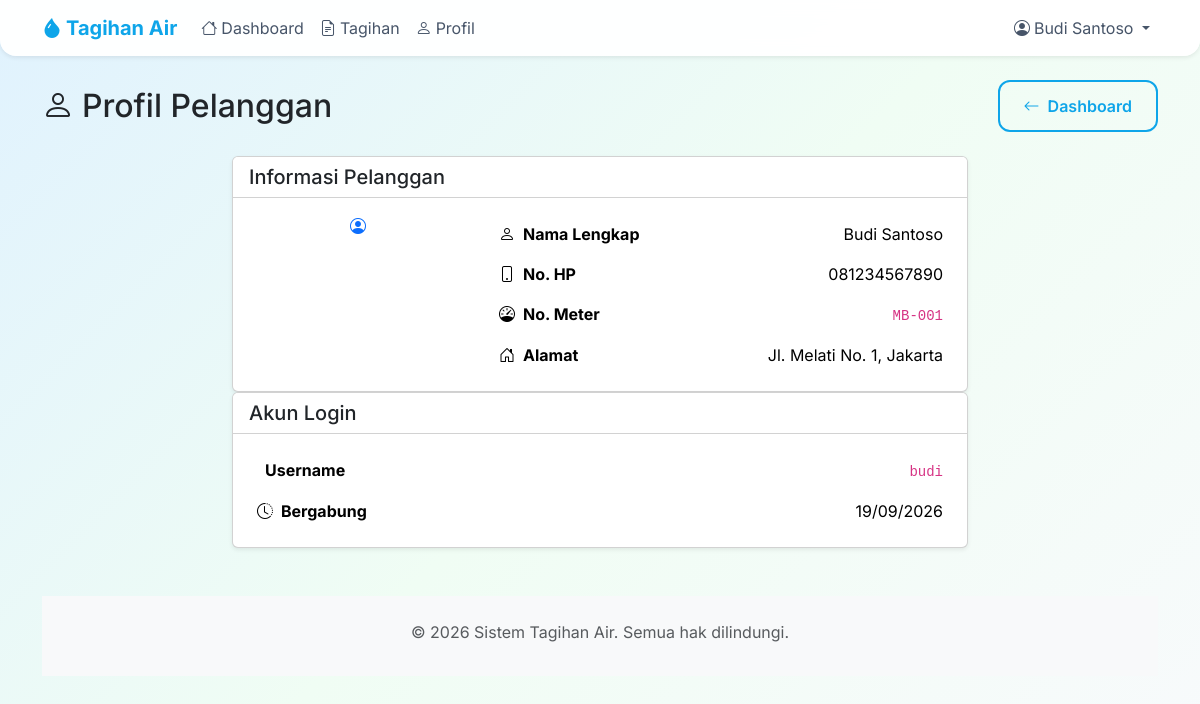
The app's page /customer/profile.php (signed in) with its own data.
### tables this page shows
CREATE TABLE customers (
  id INT AUTO_INCREMENT PRIMARY KEY,
  user_id INT DEFAULT NULL,
  name VARCHAR(100) NOT NULL,
  address TEXT NOT NULL,
  meter_number VARCHAR(50) NOT NULL UNIQUE,
  phone VARCHAR(20) DEFAULT NULL,
  created_at TIMESTAMP DEFAULT CURRENT_TIMESTAMP,
  FOREIGN KEY (user_id) REFERENCES users(id) ON DELETE SET NULL
);

### includes/functions.php (called while the page is built, shortened)
<?php
function esc($s) {
    return htmlspecialchars((string)$s, ENT_QUOTES, 'UTF-8');
}

### includes/auth.php (called while the page is built, shortened)
<?php
function current_user() {
    return $_SESSION['user'] ?? null;
}

### customer/profile.php (the view, shortened to what this page needs)
<?php
require_once __DIR__ . '/../includes/auth.php';
include __DIR__ . '/../includes/header.php';
$user = current_user();
$customerId = $user['customer_id'] ?? null;
$stmt = $pdo->prepare("SELECT * FROM customers WHERE id = ?");
$stmt->execute([$customerId]);
$customer = $stmt->fetch();
?>
<div class="fade-in">
    <div class="d-flex justify-content-between align-items-center mb-4">
        <h2 class="mb-0"><i class="bi bi-person me-2"></i>Profil Pelanggan</h2>
        <a href="<?= BASE_URL ?>/customer/index.php" class="btn btn-outline-primary btn-ripple">
            <i class="bi bi-arrow-left me-1"></i> Dashboard
        </a>
    </div>
    <div class="row justify-content-center">
        <div class="col-lg-8">
            <div class="card shadow-sm">
                <div class="card-header bg-white">
                    <h5 class="mb-0">Informasi Pelanggan</h5>
                </div>
                <div class="card-body">
                    <div class="row">
                        <div class="col-md-4 text-center mb-3 mb-md-0">
                            <i class="bi bi-person-circle bi-3x text-primary"></i>
                        </div>
                        <div class="col-md-8">
                            <table class="table table-borderless mb-0">
                                <tr>
                                    <td class="fw-bold"><i class="bi bi-person me-2"></i>Nama Lengkap</td>
                                    <td class="text-end"><?= esc($customer['name'] ?? '-') ?></td>
                                </tr>
                                <tr>
                                    <td class="fw-bold"><i class="bi bi-phone me-2"></i>No. HP</td>
                                    <td class="text-end"><?= esc($customer['phone'] ?? '-') ?></td>
                                </tr>
                                <tr>
                                    <td class="fw-bold"><i class="bi bi-speedometer me-2"></i>No. Meter</td>
                                    <td class="text-end"><code><?= esc($customer['meter_number'] ?? '-') ?></code></td>
                                </tr>
                                <tr>
                                    <td class="fw-bold"><i class="bi bi-house-door me-2"></i>Alamat</td>
                                    <td class="text-end"><?= nl2br(esc($customer['address'] ?? '-')) ?></td>
                                </tr>
                            </table>
                        </div>
                    </div>
                </div>
            </div>
            <div class="card shadow-sm">
                <div class="card-header bg-white">
                    <h5 class="mb-0">Akun Login</h5>
                </div>
                <div class="card-body">
                    <table class="table table-borderless mb-0">
                        <tr>
                            <td class="fw-bold"><i class="bi bi-identity me-2"></i>Username</td>
                            <td class="text-end"><code><?= esc($user['username']) ?></code></td>
                        </tr>
                        <tr>
                            <td class="fw-bold"><i class="bi bi-clock-history me-2"></i>Bergabung</td>
                            <td class="text-end"><?= date('d/m/Y', strtotime($user['created_at'])) ?></td>
                        </tr>
                    </table>
                </div>
            </div>
        </div>
    </div>
</div>
<?php include __DIR__ . '/../includes/footer.php'; ?>

### includes/design.css (style rules this page uses)
:root { --primary: #0EA5E9; --primary-dark: #0284C7; --secondary: #14B8A6; --success: #10B981; --warning: #F59E0B; --danger: #EF4444; --shadow: 0 4px 20px rgba(0,0,0,0.08); --shadow-lg: 0 8px 30px rgba(0,0,0,0.12); --border-radius: 16px; }
* { transition: all 0.3s cubic-bezier(0.4,0,0.2,1); }
body { background: linear-gradient(135deg, #E0F2FE 0%, #F0FDF4 50%, #F8FAFC 100%); min-height: 100vh; font-family: 'Inter', -apple-system, BlinkMacSystemFont, 'Segoe UI', Roboto, sans-serif; }
.btn-outline-primary { border: 2px solid var(--primary); border-radius: 12px; padding: 0.75rem 1.5rem; color: var(--primary); font-weight: 600; }
.fade-in { animation: fadeIn 0.6s ease-out; }
.btn-ripple { position: relative; overflow: hidden; }
.btn-ripple::after { content: ''; position: absolute; top: 50%; left: 50%; width: 0; height: 0; border-radius: 50%; background: rgba(255,255,255,0.3); transform: translate(-50%,-50%); transition: width 0.6s, height 0.6s; }

### records on screen
customers: name "Budi Santoso", phone "081234567890", meter_number "MB-001", address "Jl. Melati No. 1, Jakarta", created_at "19/09/2026"

### other values on screen
$u['name'] "Budi Santoso"
$user['username'] "budi"
